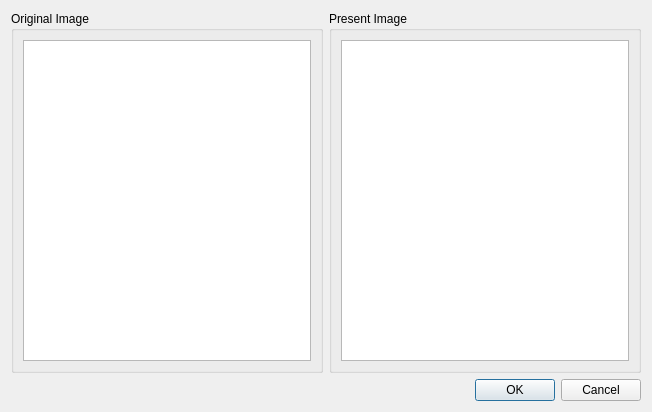
<?xml version="1.0" encoding="UTF-8"?>
<ui version="4.0">
 <class>Dialog</class>
 <widget class="QDialog" name="Dialog">
  <property name="geometry">
   <rect>
    <x>0</x>
    <y>0</y>
    <width>640</width>
    <height>400</height>
   </rect>
  </property>
  <property name="minimumSize">
   <size>
    <width>0</width>
    <height>0</height>
   </size>
  </property>
  <property name="windowTitle">
   <string>对比</string>
  </property>
  <layout class="QGridLayout" name="gridLayout">
   <item row="0" column="0">
    <widget class="QGroupBox" name="groupBox">
     <property name="title">
      <string>Original Image</string>
     </property>
     <layout class="QGridLayout" name="gridLayout_3">
      <item row="0" column="0">
       <widget class="QGraphicsView" name="gvOrigin">
        <property name="sizePolicy">
         <sizepolicy hsizetype="Preferred" vsizetype="Preferred">
          <horstretch>0</horstretch>
          <verstretch>0</verstretch>
         </sizepolicy>
        </property>
        <property name="minimumSize">
         <size>
          <width>288</width>
          <height>321</height>
         </size>
        </property>
        <property name="autoFillBackground">
         <bool>false</bool>
        </property>
        <property name="styleSheet">
         <string notr="true"/>
        </property>
       </widget>
      </item>
     </layout>
    </widget>
   </item>
   <item row="0" column="1">
    <widget class="QGroupBox" name="groupBox_2">
     <property name="title">
      <string>Present Image</string>
     </property>
     <layout class="QGridLayout" name="gridLayout_2">
      <item row="0" column="0">
       <widget class="QGraphicsView" name="gvPresent">
        <property name="sizePolicy">
         <sizepolicy hsizetype="Preferred" vsizetype="Preferred">
          <horstretch>0</horstretch>
          <verstretch>0</verstretch>
         </sizepolicy>
        </property>
        <property name="minimumSize">
         <size>
          <width>288</width>
          <height>321</height>
         </size>
        </property>
        <property name="styleSheet">
         <string notr="true"/>
        </property>
       </widget>
      </item>
     </layout>
    </widget>
   </item>
   <item row="1" column="0" colspan="2">
    <widget class="QDialogButtonBox" name="buttonBox">
     <property name="orientation">
      <enum>Qt::Horizontal</enum>
     </property>
     <property name="standardButtons">
      <set>QDialogButtonBox::Cancel|QDialogButtonBox::Ok</set>
     </property>
    </widget>
   </item>
  </layout>
 </widget>
 <resources/>
 <connections>
  <connection>
   <sender>buttonBox</sender>
   <signal>accepted()</signal>
   <receiver>Dialog</receiver>
   <slot>accept()</slot>
   <hints>
    <hint type="sourcelabel">
     <x>248</x>
     <y>254</y>
    </hint>
    <hint type="destinationlabel">
     <x>157</x>
     <y>274</y>
    </hint>
   </hints>
  </connection>
  <connection>
   <sender>buttonBox</sender>
   <signal>rejected()</signal>
   <receiver>Dialog</receiver>
   <slot>reject()</slot>
   <hints>
    <hint type="sourcelabel">
     <x>316</x>
     <y>260</y>
    </hint>
    <hint type="destinationlabel">
     <x>286</x>
     <y>274</y>
    </hint>
   </hints>
  </connection>
 </connections>
</ui>
